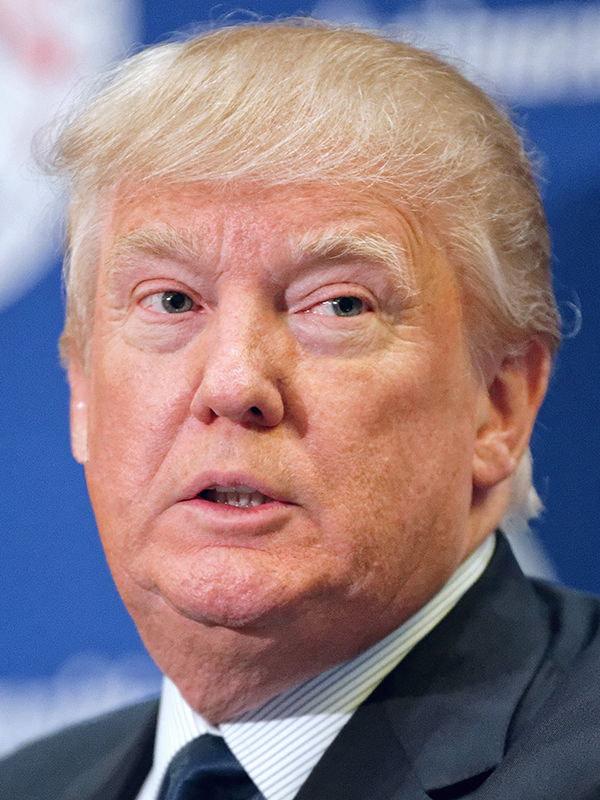
#> input picture donald_trump.jpg, 600 x 800 px
$ jupyter execute --allow-errors SEG_GrabCut.ipynb
#> lines starting #> are read from the running program, lines starting #| are printed output that depends on the picture
<a href="https://colab.research.google.com/github/alexander-toschev/cv-course/blob/main/SEG_GrabCut.ipynb" target="_parent"></a>

# GrabCut algorithm

[cell 1]
import cv2
from matplotlib import pyplot as plt

import requests
url = "https://skachatkartinki.net/photo/0-0/332_82585.jpg"
#> (the rest of this cell did not finish here and is left out)

[cell 2]
import cv2
from matplotlib import pyplot as plt
img = cv2.imread('donald_trump.jpg')
#> img is the input picture: shape (800, 600, 3); mean B, G, R 130.9, 124.5, 144.5

1. Определите (один или несколько) прямоугольников, содержащих объекты на рисунке.
2. Область за пределами прямоугольника автоматически рассматривается как фон.
3. Для определяемой пользователем прямоугольной области данные в фоновом режиме могут использоваться для различения областей переднего и заднего фона в ней.
4. Используйте модель гауссовой смеси (GMM) для моделирования фона и переднего плана и отметьте неопределенные пиксели как возможный передний план или фон.
5. Считается, что каждый пиксель изображения связан с окружающими пикселями через виртуальные края, и каждый край имеет вероятность принадлежности к переднему плану или фону, который основан на его Сходство в цвете окружающих пикселей.
6. Каждый пиксель (то есть узел в алгоритме) будет связан с передним или фоновым узлом.
7. После того, как узлы подключены (могут быть подключены к фону или переднему плану), если ребра между узлами принадлежат разным терминалам (то есть один узел принадлежит переднему плану, а другой узел - фону), то Срежет края между ними, что позволит сегментировать изображение.
Следующий рисунок может хорошо объяснить алгоритм:

[cell 3]
# Python program to illustrate
# foreground extraction using
# GrabCut algorithm

# organize imports
import numpy as np
import cv2
from matplotlib import pyplot as plt

# path to input image specified and
# image is loaded with imread command
image = img
plt.imshow(image)
# create a simple mask image similar
# to the loaded image, with the
# shape and return type
mask = np.zeros(image.shape[:2], np.uint8)

# specify the background and foreground model
# using numpy the array is constructed of 1 row
# and 65 columns, and all array elements are 0
# Data type for the array is np.float64 (default)
backgroundModel = np.zeros((1, 65), np.float64)
foregroundModel = np.zeros((1, 65), np.float64)

# define the Region of Interest (ROI)
# as the coordinates of the rectangle
# where the values are entered as
# (startingPoint_x, startingPoint_y, width, height)
# these coordinates are according to the input image
# it may vary for different images
rectangle = (100, 100, 500, 500)

# apply the grabcut algorithm with appropriate
# values as parameters, number of iterations = 3
# cv2.GC_INIT_WITH_RECT is used because
# of the rectangle mode is used
cv2.grabCut(image, mask, rectangle,
			backgroundModel, foregroundModel,
			3, cv2.GC_INIT_WITH_RECT)

# In the new mask image, pixels will
# be marked with four flags
# four flags denote the background / foreground
# mask is changed, all the 0 and 2 pixels
# are converted to the background
# mask is changed, all the 1 and 3 pixels
# are now the part of the foreground
# the return type is also mentioned,
# this gives us the final mask
mask2 = np.where((mask == 2)|(mask == 0), 0, 1).astype('uint8')

# The final mask is multiplied with
# the input image to give the segmented image.
image = image * mask2[:, :, np.newaxis]
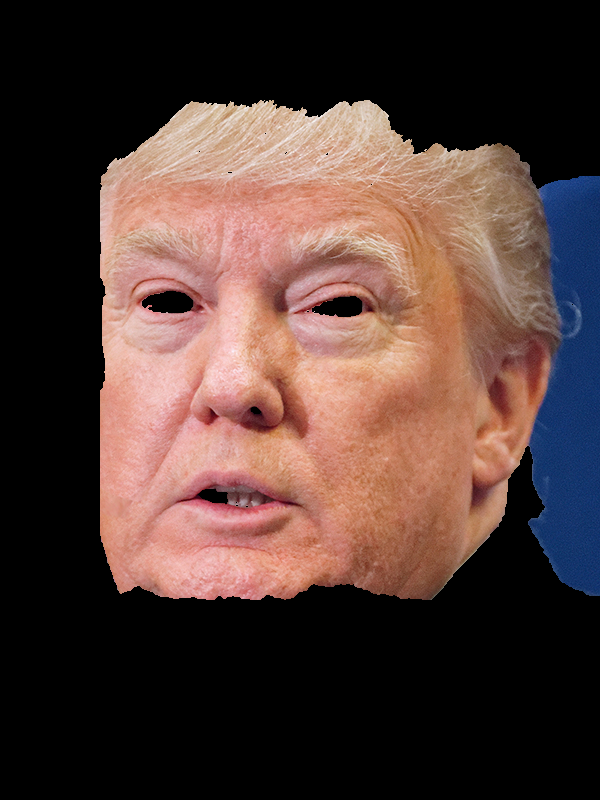
#> image: shape (800, 600, 3); mean B, G, R 54.5, 59.6, 81.5

# output segmented image with colorbar
plt.imshow(image)
plt.colorbar()
plt.show()
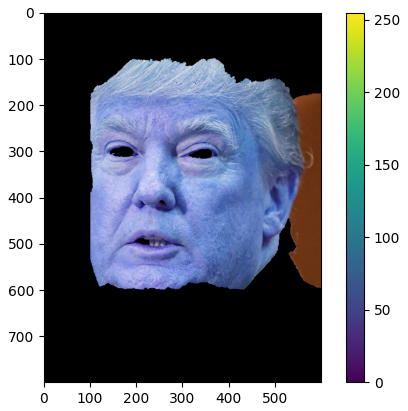
#> figure drawn by matplotlib, 2 panels; B, G, R data is drawn as R, G, B

$ run again, with hillary_clinton.jpg copied over donald_trump.jpg
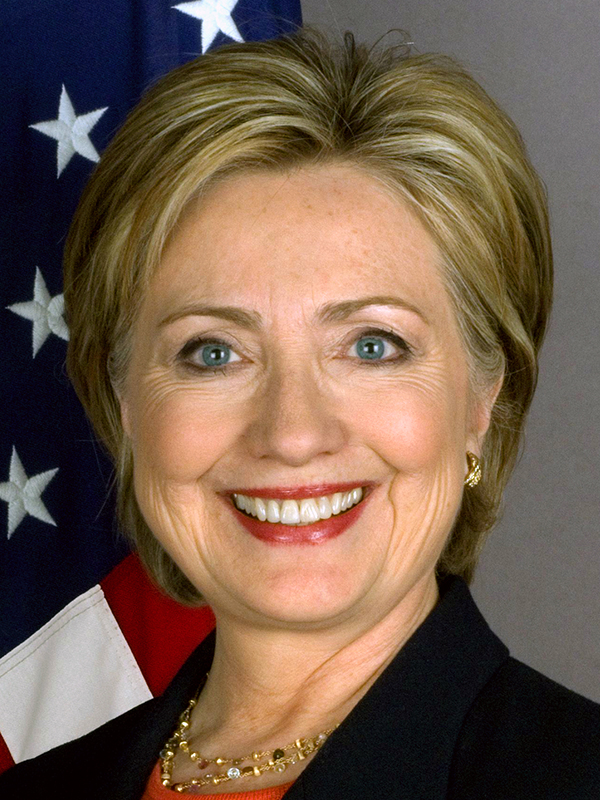
#> input picture hillary_clinton.jpg, 600 x 800 px
#> img is the input picture: shape (800, 600, 3); mean B, G, R 77, 93.4, 115.7
#> `image = image * mask2[:, :, np.newaxis]`:
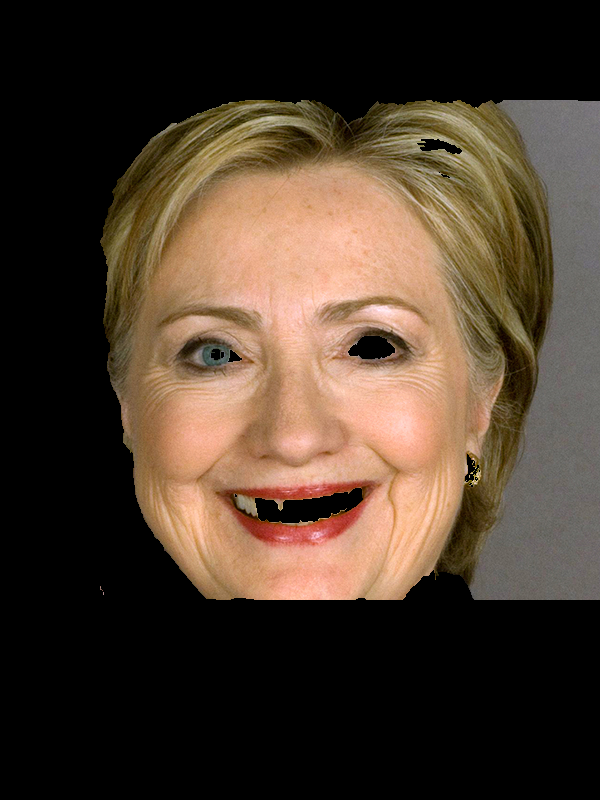
#> image: shape (800, 600, 3); mean B, G, R 45.5, 59.7, 75.7
#> `plt.show()`:
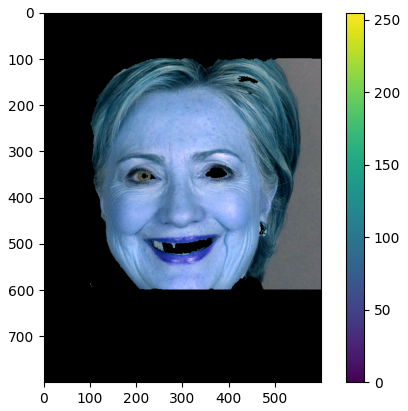
#> figure drawn by matplotlib, 2 panels; B, G, R data is drawn as R, G, B
